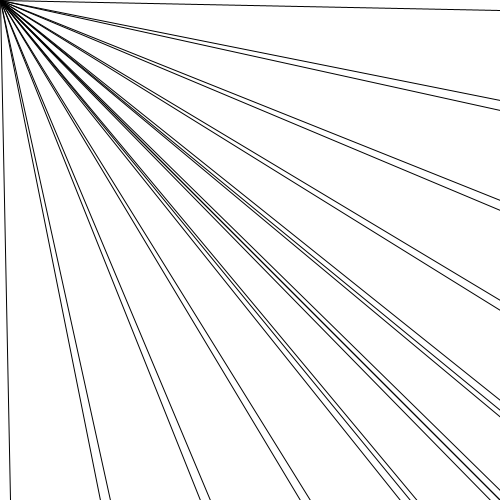
Frame 1 (no input)
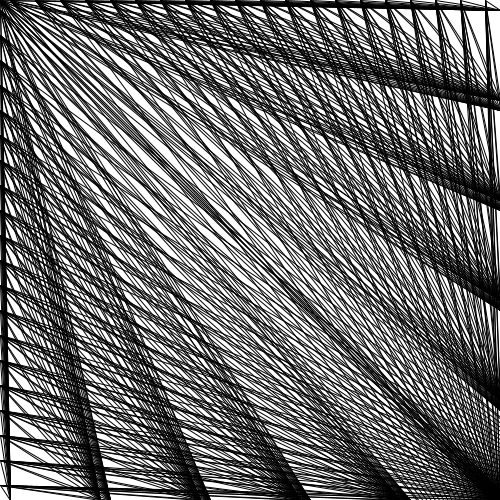
Frame 60 (the mouse pressed at the canvas centre just before this capture)
Frame 120 (the mouse held since frame 60 and released just before this capture): identical to frame 60, image omitted

The Processing sketch that drew these frames (run headless with seeded random() and noise(); from frame 60 on, the mouse is pressed at the canvas centre):

// Processing sketch: processing_32000
// ── processing_32000.pde



int a = 0;
int b = 5;
int c = 500;

void setup (){
 size (500, 500);
 background (255);

}  
  
void draw (){  
  line(a, 0 , c, 100);
  line(a, 0 , c, 200);
  line(a, 0 , c, 300);
  line(a, 0 , c, 400);
  line(a, 0 , c, 500);
  line(a, 0 , c, 600);
  
  line(a, 0, c, 10);
  line(a, 0, c, 110);
  line(a, 0, c, 210);
  line(a, 0, c, 310);
  line(a, 0, c, 410);
  line(a, 0, c, 510);
  
  line(10, c, 0, a);
  line(110, c, 0, a);
  line(210, c, 0, a);
  line(310, c, 0, a);
  line(410, c, 0, a);
  line(510, c, 0, a);
  
  
  line(100, c, 0, a);
  line(200, c, 0, a);
  line(300, c, 0, a);
  line(400, c, 0, a);
  line(500, c, 0, a);
  line(600, c, 0, a);
  
  a = b + 5;
  b = a + 20;
  a = a + 0;
  

}
